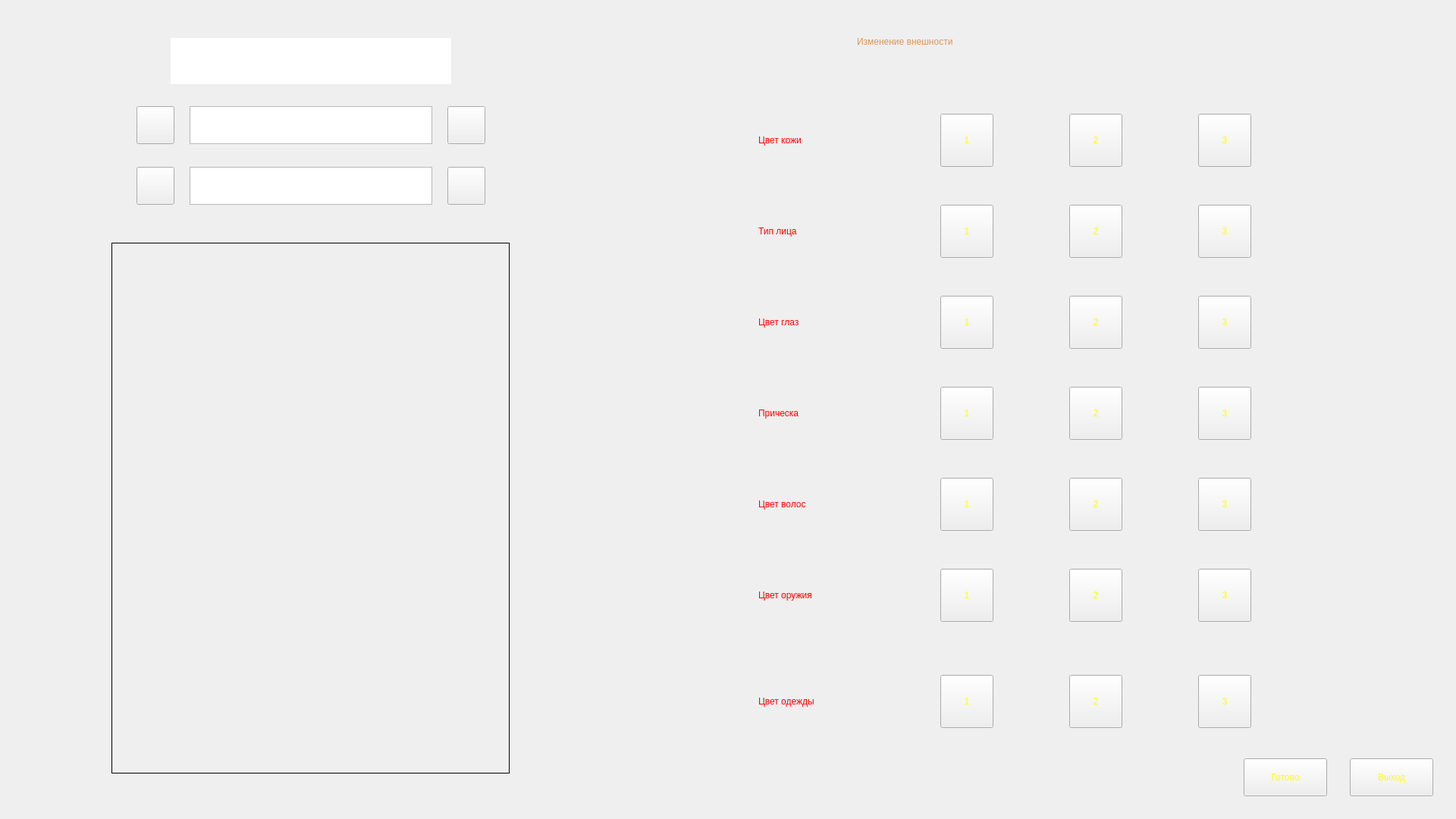
<?xml version="1.0" encoding="UTF-8"?>
<ui version="4.0">
 <class>MainWindow</class>
 <widget class="QMainWindow" name="MainWindow">
  <property name="geometry">
   <rect>
    <x>0</x>
    <y>0</y>
    <width>1920</width>
    <height>1080</height>
   </rect>
  </property>
  <property name="windowTitle">
   <string>MainWindow</string>
  </property>
  <property name="styleSheet">
   <string notr="true">QMainWindow{
	background: url(:/pics/city.jpg)
}
QLabel
{
	font: italic 18pt &quot;Monotype Corsiva&quot;;
	color: red;
}
QPushButton
{
	
	border-image: url(:/pics/button_text.png);
	font: italic 20pt &quot;Monotype Corsiva&quot;;
	color: yellow;
}

</string>
  </property>
  <widget class="QWidget" name="centralwidget">
   <widget class="QPushButton" name="pushButton_exit">
    <property name="geometry">
     <rect>
      <x>1780</x>
      <y>1000</y>
      <width>110</width>
      <height>50</height>
     </rect>
    </property>
    <property name="text">
     <string>Выход</string>
    </property>
   </widget>
   <widget class="QFrame" name="frame">
    <property name="geometry">
     <rect>
      <x>147</x>
      <y>320</y>
      <width>525</width>
      <height>700</height>
     </rect>
    </property>
    <property name="styleSheet">
     <string notr="true">border-image: url(:/pics/abbe074821d113e7b7ebe9676d18c9ef.png);
background-image: url(:/pics/paper background.png);</string>
    </property>
    <property name="frameShape">
     <enum>QFrame::Panel</enum>
    </property>
    <property name="frameShadow">
     <enum>QFrame::Plain</enum>
    </property>
    <property name="lineWidth">
     <number>1</number>
    </property>
    <widget class="QLabel" name="label_character">
     <property name="geometry">
      <rect>
       <x>0</x>
       <y>0</y>
       <width>525</width>
       <height>700</height>
      </rect>
     </property>
     <property name="styleSheet">
      <string notr="true"/>
     </property>
     <property name="text">
      <string/>
     </property>
    </widget>
   </widget>
   <widget class="QTextEdit" name="textEdit_name">
    <property name="enabled">
     <bool>true</bool>
    </property>
    <property name="geometry">
     <rect>
      <x>225</x>
      <y>50</y>
      <width>370</width>
      <height>61</height>
     </rect>
    </property>
    <property name="font">
     <font>
      <pointsize>28</pointsize>
      <italic>true</italic>
      <bold>false</bold>
     </font>
    </property>
    <property name="styleSheet">
     <string notr="true">border-image: url(:/pics/frame.png);
font: italic 28pt &quot;Monotype Corsiva&quot;;
color: #bcd122;
border: 20pt;</string>
    </property>
   </widget>
   <widget class="QTextEdit" name="textEdit_rase">
    <property name="enabled">
     <bool>true</bool>
    </property>
    <property name="geometry">
     <rect>
      <x>250</x>
      <y>140</y>
      <width>320</width>
      <height>50</height>
     </rect>
    </property>
    <property name="font">
     <font>
      <pointsize>24</pointsize>
      <italic>true</italic>
      <bold>false</bold>
     </font>
    </property>
    <property name="styleSheet">
     <string notr="true">border-image: url(:/pics/buttonStock1h.png);
font: italic 24pt &quot;Monotype Corsiva&quot;;
color: #bcd122;</string>
    </property>
    <property name="html">
     <string>&lt;!DOCTYPE HTML PUBLIC &quot;-//W3C//DTD HTML 4.0//EN&quot; &quot;http://www.w3.org/TR/REC-html40/strict.dtd&quot;&gt;
&lt;html&gt;&lt;head&gt;&lt;meta name=&quot;qrichtext&quot; content=&quot;1&quot; /&gt;&lt;meta charset=&quot;utf-8&quot; /&gt;&lt;style type=&quot;text/css&quot;&gt;
p, li { white-space: pre-wrap; }
&lt;/style&gt;&lt;/head&gt;&lt;body style=&quot; font-family:'Monotype Corsiva'; font-size:24pt; font-weight:400; font-style:italic;&quot;&gt;
&lt;p style=&quot;-qt-paragraph-type:empty; margin-top:0px; margin-bottom:0px; margin-left:0px; margin-right:0px; -qt-block-indent:0; text-indent:0px; font-family:'Segoe UI'; font-size:18pt; font-style:normal;&quot;&gt;&lt;br /&gt;&lt;/p&gt;&lt;/body&gt;&lt;/html&gt;</string>
    </property>
   </widget>
   <widget class="QPushButton" name="pushButton_rase_next">
    <property name="geometry">
     <rect>
      <x>590</x>
      <y>140</y>
      <width>50</width>
      <height>50</height>
     </rect>
    </property>
    <property name="styleSheet">
     <string notr="true">border-image: url(:/pics/button_right.png);</string>
    </property>
    <property name="text">
     <string/>
    </property>
   </widget>
   <widget class="QPushButton" name="pushButton_rase_prev">
    <property name="geometry">
     <rect>
      <x>180</x>
      <y>140</y>
      <width>50</width>
      <height>50</height>
     </rect>
    </property>
    <property name="styleSheet">
     <string notr="true">border-image: url(:/pics/button_left.png);</string>
    </property>
    <property name="text">
     <string/>
    </property>
   </widget>
   <widget class="QPushButton" name="pushButton_class_prev">
    <property name="geometry">
     <rect>
      <x>180</x>
      <y>220</y>
      <width>50</width>
      <height>50</height>
     </rect>
    </property>
    <property name="styleSheet">
     <string notr="true">border-image: url(:/pics/button_left.png);</string>
    </property>
    <property name="text">
     <string/>
    </property>
   </widget>
   <widget class="QTextEdit" name="textEdit_class">
    <property name="enabled">
     <bool>true</bool>
    </property>
    <property name="geometry">
     <rect>
      <x>250</x>
      <y>220</y>
      <width>320</width>
      <height>50</height>
     </rect>
    </property>
    <property name="font">
     <font>
      <pointsize>24</pointsize>
      <italic>true</italic>
      <bold>false</bold>
     </font>
    </property>
    <property name="styleSheet">
     <string notr="true">border-image: url(:/pics/buttonStock1h.png);
font: italic 24pt &quot;Monotype Corsiva&quot;;
color: #bcd122;</string>
    </property>
   </widget>
   <widget class="QPushButton" name="pushButton_class_next">
    <property name="geometry">
     <rect>
      <x>590</x>
      <y>220</y>
      <width>50</width>
      <height>50</height>
     </rect>
    </property>
    <property name="styleSheet">
     <string notr="true">border-image: url(:/pics/button_right.png);</string>
    </property>
    <property name="text">
     <string/>
    </property>
   </widget>
   <widget class="QPushButton" name="pushButton_clothes_color_1">
    <property name="geometry">
     <rect>
      <x>1240</x>
      <y>890</y>
      <width>70</width>
      <height>70</height>
     </rect>
    </property>
    <property name="text">
     <string>1</string>
    </property>
   </widget>
   <widget class="QPushButton" name="pushButton_clothes_color_2">
    <property name="geometry">
     <rect>
      <x>1410</x>
      <y>890</y>
      <width>70</width>
      <height>70</height>
     </rect>
    </property>
    <property name="text">
     <string>2</string>
    </property>
   </widget>
   <widget class="QPushButton" name="pushButton_clothes_color_3">
    <property name="geometry">
     <rect>
      <x>1580</x>
      <y>890</y>
      <width>70</width>
      <height>70</height>
     </rect>
    </property>
    <property name="text">
     <string>3</string>
    </property>
   </widget>
   <widget class="QPushButton" name="pushButton_body_color_1">
    <property name="geometry">
     <rect>
      <x>1240</x>
      <y>150</y>
      <width>70</width>
      <height>70</height>
     </rect>
    </property>
    <property name="styleSheet">
     <string notr="true"/>
    </property>
    <property name="text">
     <string>1</string>
    </property>
   </widget>
   <widget class="QPushButton" name="pushButton_body_color_2">
    <property name="geometry">
     <rect>
      <x>1410</x>
      <y>150</y>
      <width>70</width>
      <height>70</height>
     </rect>
    </property>
    <property name="text">
     <string>2</string>
    </property>
   </widget>
   <widget class="QPushButton" name="pushButton_body_color_3">
    <property name="geometry">
     <rect>
      <x>1580</x>
      <y>150</y>
      <width>70</width>
      <height>70</height>
     </rect>
    </property>
    <property name="text">
     <string>3</string>
    </property>
   </widget>
   <widget class="QLabel" name="label">
    <property name="geometry">
     <rect>
      <x>1000</x>
      <y>150</y>
      <width>150</width>
      <height>70</height>
     </rect>
    </property>
    <property name="text">
     <string>Цвет кожи</string>
    </property>
   </widget>
   <widget class="QLabel" name="label_2">
    <property name="geometry">
     <rect>
      <x>1000</x>
      <y>890</y>
      <width>150</width>
      <height>70</height>
     </rect>
    </property>
    <property name="text">
     <string>Цвет одежды</string>
    </property>
   </widget>
   <widget class="QPushButton" name="pushButton_face_1">
    <property name="geometry">
     <rect>
      <x>1240</x>
      <y>270</y>
      <width>70</width>
      <height>70</height>
     </rect>
    </property>
    <property name="text">
     <string>1</string>
    </property>
   </widget>
   <widget class="QPushButton" name="pushButton_face_2">
    <property name="geometry">
     <rect>
      <x>1410</x>
      <y>270</y>
      <width>70</width>
      <height>70</height>
     </rect>
    </property>
    <property name="text">
     <string>2</string>
    </property>
   </widget>
   <widget class="QPushButton" name="pushButton_face_3">
    <property name="geometry">
     <rect>
      <x>1580</x>
      <y>270</y>
      <width>70</width>
      <height>70</height>
     </rect>
    </property>
    <property name="text">
     <string>3</string>
    </property>
   </widget>
   <widget class="QLabel" name="label_3">
    <property name="geometry">
     <rect>
      <x>1000</x>
      <y>270</y>
      <width>150</width>
      <height>70</height>
     </rect>
    </property>
    <property name="text">
     <string>Тип лица</string>
    </property>
   </widget>
   <widget class="QPushButton" name="pushButton_face_color_1">
    <property name="geometry">
     <rect>
      <x>1240</x>
      <y>390</y>
      <width>70</width>
      <height>70</height>
     </rect>
    </property>
    <property name="text">
     <string>1</string>
    </property>
   </widget>
   <widget class="QPushButton" name="pushButton_face_color_2">
    <property name="geometry">
     <rect>
      <x>1410</x>
      <y>390</y>
      <width>70</width>
      <height>70</height>
     </rect>
    </property>
    <property name="text">
     <string>2</string>
    </property>
   </widget>
   <widget class="QPushButton" name="pushButton_face_color_3">
    <property name="geometry">
     <rect>
      <x>1580</x>
      <y>390</y>
      <width>70</width>
      <height>70</height>
     </rect>
    </property>
    <property name="text">
     <string>3</string>
    </property>
   </widget>
   <widget class="QLabel" name="label_4">
    <property name="geometry">
     <rect>
      <x>1000</x>
      <y>390</y>
      <width>150</width>
      <height>70</height>
     </rect>
    </property>
    <property name="text">
     <string>Цвет глаз</string>
    </property>
   </widget>
   <widget class="QPushButton" name="pushButton_hair_color_1">
    <property name="geometry">
     <rect>
      <x>1240</x>
      <y>630</y>
      <width>70</width>
      <height>70</height>
     </rect>
    </property>
    <property name="text">
     <string>1</string>
    </property>
   </widget>
   <widget class="QPushButton" name="pushButton_hair_color_2">
    <property name="geometry">
     <rect>
      <x>1410</x>
      <y>630</y>
      <width>70</width>
      <height>70</height>
     </rect>
    </property>
    <property name="text">
     <string>2</string>
    </property>
   </widget>
   <widget class="QPushButton" name="pushButton_hair_color_3">
    <property name="geometry">
     <rect>
      <x>1580</x>
      <y>630</y>
      <width>70</width>
      <height>70</height>
     </rect>
    </property>
    <property name="text">
     <string>3</string>
    </property>
   </widget>
   <widget class="QPushButton" name="pushButton_hair_type_1">
    <property name="geometry">
     <rect>
      <x>1240</x>
      <y>510</y>
      <width>70</width>
      <height>70</height>
     </rect>
    </property>
    <property name="text">
     <string>1</string>
    </property>
   </widget>
   <widget class="QPushButton" name="pushButton_hair_type_2">
    <property name="geometry">
     <rect>
      <x>1410</x>
      <y>510</y>
      <width>70</width>
      <height>70</height>
     </rect>
    </property>
    <property name="text">
     <string>2</string>
    </property>
   </widget>
   <widget class="QPushButton" name="pushButton_hair_type_3">
    <property name="geometry">
     <rect>
      <x>1580</x>
      <y>510</y>
      <width>70</width>
      <height>70</height>
     </rect>
    </property>
    <property name="text">
     <string>3</string>
    </property>
   </widget>
   <widget class="QLabel" name="label_5">
    <property name="geometry">
     <rect>
      <x>1000</x>
      <y>510</y>
      <width>150</width>
      <height>70</height>
     </rect>
    </property>
    <property name="text">
     <string>Прическа</string>
    </property>
   </widget>
   <widget class="QLabel" name="label_6">
    <property name="geometry">
     <rect>
      <x>1000</x>
      <y>630</y>
      <width>150</width>
      <height>70</height>
     </rect>
    </property>
    <property name="text">
     <string>Цвет волос</string>
    </property>
   </widget>
   <widget class="QPushButton" name="pushButton_weapon_color_1">
    <property name="geometry">
     <rect>
      <x>1240</x>
      <y>750</y>
      <width>70</width>
      <height>70</height>
     </rect>
    </property>
    <property name="text">
     <string>1</string>
    </property>
   </widget>
   <widget class="QPushButton" name="pushButton_weapon_color_2">
    <property name="geometry">
     <rect>
      <x>1410</x>
      <y>750</y>
      <width>70</width>
      <height>70</height>
     </rect>
    </property>
    <property name="text">
     <string>2</string>
    </property>
   </widget>
   <widget class="QPushButton" name="pushButton_weapon_color_3">
    <property name="geometry">
     <rect>
      <x>1580</x>
      <y>750</y>
      <width>70</width>
      <height>70</height>
     </rect>
    </property>
    <property name="text">
     <string>3</string>
    </property>
   </widget>
   <widget class="QLabel" name="label_7">
    <property name="geometry">
     <rect>
      <x>1000</x>
      <y>750</y>
      <width>150</width>
      <height>70</height>
     </rect>
    </property>
    <property name="text">
     <string>Цвет оружия</string>
    </property>
   </widget>
   <widget class="QPushButton" name="pushButton_finish">
    <property name="geometry">
     <rect>
      <x>1640</x>
      <y>1000</y>
      <width>110</width>
      <height>50</height>
     </rect>
    </property>
    <property name="text">
     <string>Готово</string>
    </property>
   </widget>
   <widget class="QLabel" name="label_8">
    <property name="geometry">
     <rect>
      <x>1130</x>
      <y>20</y>
      <width>480</width>
      <height>70</height>
     </rect>
    </property>
    <property name="styleSheet">
     <string notr="true">font: italic 40pt &quot;Monotype Corsiva&quot;;
color: #d99659;</string>
    </property>
    <property name="text">
     <string>Изменение внешности</string>
    </property>
   </widget>
  </widget>
 </widget>
 <resources/>
 <connections/>
</ui>
